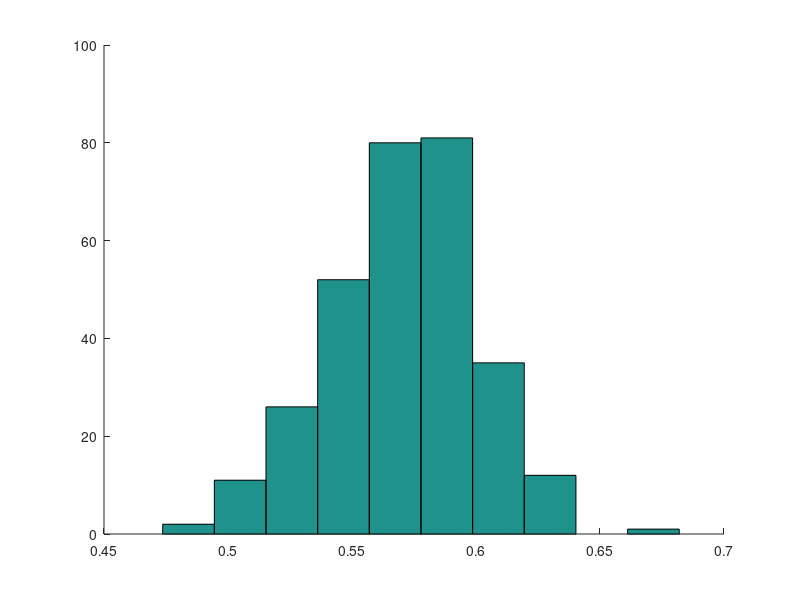

The MATLAB script that drew this image: (Note: this script raises an error after producing the figure.)
%Asymmetri

%Simulering vanlig Brownsk, sannolikhet f??r olika asymmetrier d?? man m??ter p?? 193
%partiklar
%clc;clf; clearvars
hold on
N_steps=1000; %Antal steg f??r varje partikel
N_trials=193; %antal partiklar
M_trials=300; %antal m??tserier med N_trials antal partiklar

Asym_mean_sim=zeros(M_trials,1);

for j=1:M_trials
    
Asym_sim_upper=zeros(N_trials,1); %F??r att ta medelv??rdet av senare i t??ljaren
Asym_sim_lower=zeros(N_trials,1); %F??r att ta medelv??rdet av senare i n??mnaren
    
for i=1:N_trials
    X=[0; cumsum((randn(N_steps-1,1)))]; %Normalf??rdelade steg, start i 0
    Y=[0; cumsum((randn(N_steps-1,1)))];
    gyr = [sum(X.^2)/N_steps-(sum(X)/N_steps)^2, sum(X.*Y)/N_steps-(sum(Y)/N_steps)*(sum(X)/N_steps); 
           sum(Y.*X)/N_steps-(sum(Y)/N_steps)*(sum(X)/N_steps), sum(Y.^2)/N_steps-(sum(Y)/N_steps).^2];
    [~,D] = eig(gyr); %Egenvrden l??ng diagonalen: D(1) och D(4)

    Asym_sim_upper(i)=(D(1)-D(4))^2;
    Asym_sim_lower(i)=(D(1)+D(4))^2;
    %Asym_sim_upper(i)=(D(1)^2+D(4)^2-D(1)*D(4)); %Alternativ definition
    %Asym_sim_lower(i)=(D(1)+D(4))^2;
end

Asym_mean_sim(j)=mean(Asym_sim_upper)/mean(Asym_sim_lower); %A f??r aktuell simulering

end

hist(Asym_mean_sim) %F??rdelingen f??r A
%median(Asym_mean_sim)
mean(Asym_mean_sim) %Att j??mf??ra med tabellv??rde nedan

d=2; %dimension
Asym_litterature=2*(d+2)/(5*d+4) %D?? N_trials g??r mot o??ndligheten

%%
%Asymmetrin f??r datan

load('filnamn.mat')


Asym_data_mean=[0 0]; %Medelv??rde f??r energydepleted och logphase
Asym_data_std=[0 0]; %Felgräns, std
rel_fel_Asym_data=[0 0];

for fil=1:2 %F??r att unders??ka datan f??r b??da celltyperna
    
%laddar in data
data =load(filnamn{fil});
C = separera(data);
n=length(C);%antal partiklar

Asym_data_upper=zeros(n,1); %F??r att ta medelv??rdet av senare i t??ljaren
Asym_data_lower=zeros(n,1); %F??r att ta medelv??rdet av senare i n??mnaren

for i=1:n
    X=C{i}(:,2);
    Y=C{i}(:,3);
    %X=(X-mean(X))/std(X);
    %Y=(Y-mean(Y))/std(Y);
    N_steps=length(X);
    gyr = [sum(X.^2)/N_steps-(sum(X)/N_steps)^2, sum(X.*Y)/N_steps-(sum(Y)/N_steps)*(sum(X)/N_steps); 
           sum(Y.*X)/N_steps-(sum(Y)/N_steps)*(sum(X)/N_steps), sum(Y.^2)/N_steps-(sum(Y)/N_steps).^2];
    [~,D]=eig(gyr);
    
    Asym_data_upper(i)=(D(1)-D(4))^2;
    Asym_data_lower(i)=(D(1)+D(4))^2;
    %Asym_data_upper(i)=(D(1)^2+D(4)^2-D(1)*D(4)); %Alternativ definition
    %Asym_data_lower(i)=(D(1)+D(4))^2;
end

%A
Asym_data_mean(fil)=mean(Asym_data_upper)/mean(Asym_data_lower) %Medelv??rde f??r energydepleted och logphase
%Felgräns
rel_fel_Asym_data(fil)=sqrt((std(Asym_data_upper)/mean(Asym_data_upper))^2+(std(Asym_data_lower)/mean(Asym_data_lower))^2 )/sqrt(length(Asym_data_lower));
Asym_data_std(fil)=Asym_data_mean(fil)*rel_fel_Asym_data(fil);

end




%%
%fBm
%För att ta fram Hurstparametern

%Asymmetri
Asym_fBm=@(H)2-(1/(2*(H+1)^2))/(1/(2*(H+1)^2)+(2*H+1)/(4*(4*H+1))-1/(4*H+3)-(gamma(2*H+2))^2/(gamma(4*H+4)));
A_Wiener=Asym_fBm(0.5); %f?r Wienerproces
A_find_H=@(H,A)abs(Asym_fBm(H)-A); %Skillnad mellan ber?knad och teoretisk

H_data_A=zeros(1,2); %H-v?rde f?r datan
H_data_A(1)=fminbnd(@(H)A_find_H(H,Asym_data_mean(1)),0,1);
H_data_A(2)=fminbnd(@(H)A_find_H(H,Asym_data_mean(2)),0,1);
H_data_A
H_data_A_fel_rel=H_data_A.*rel_fel_Asym_data;
alpha=1; %68,27% konfidensintervall
H_data_A_max(1)=fminbnd(@(H)A_find_H(H,Asym_data_mean(1)+alpha*Asym_data_std(1)),0,1);
H_data_A_max(2)=fminbnd(@(H)A_find_H(H,Asym_data_mean(2)+alpha*Asym_data_std(2)),0,1);
H_data_A_min(1)=fminbnd(@(H)A_find_H(H,Asym_data_mean(1)-alpha*Asym_data_std(1)),0,1);
H_data_A_min(2)=fminbnd(@(H)A_find_H(H,Asym_data_mean(2)-alpha*Asym_data_std(2)),0,1);

H_data_A_diffpm=[H_data_A_max-H_data_A H_data_A-H_data_A_min]

%MSD
MSD=[0.6 0.8];

H_data_MSD=MSD/2;
